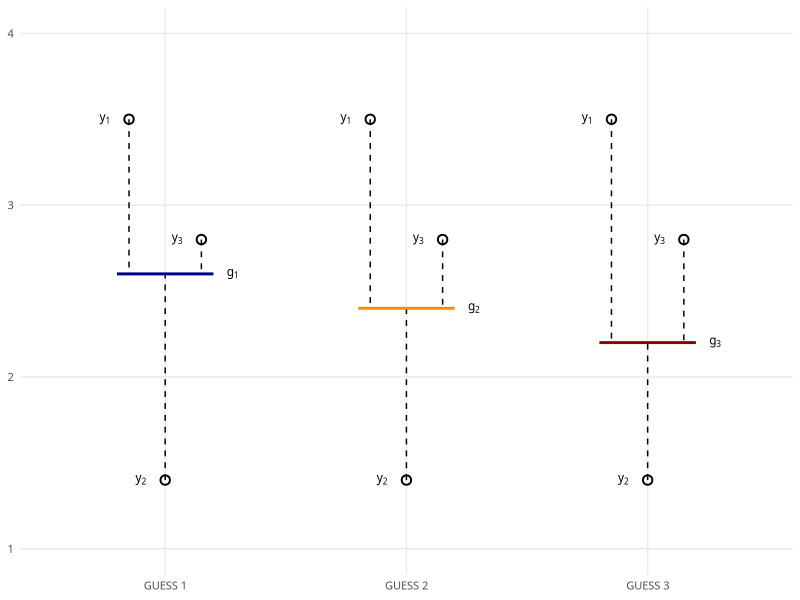

R code for this plot:
## ---- chunk 1
#| echo: FALSE 
#| message: FALSE
#| warning: FALSE
#| fig-align: "center"
#| fig-width: 4.5
#| fig-height: 2.5
#| out-width: "80%"
#| label: fig-plot
#| fig-cap: Schematic representing the process of how to search for the mean
library("tidyverse")
d <- tibble(guess = rep(c("GUESS 1", "GUESS 2", "GUESS 3"), 
                        each = 3),
            y = rep(c(1, 3, 4), 3))
d %>% 
  ggplot(aes(x = guess, 
             y = y)) +
  geom_point(alpha = 0) +
  annotate("point", x = c(0.85, 1.85, 2.85), 
           y = 3.5, 
           shape = 21, 
           size = 2.5, 
           stroke = 1) +
  annotate("text", x = c(0.75, 1.75, 2.75), 
           y = 3.5, 
           label = "y[1]", 
           size = 3, 
           parse = TRUE, 
           family = "Nunito Sans") +
  annotate("point", x = c(1.15, 2.15, 3.15), 
           y = 2.8, 
           shape = 21, 
           size = 2.5, 
           stroke = 1) +
  annotate("text", x = c(1.05, 2.05, 3.05), 
           y = 2.8, 
           label = "y[3]", 
           size = 3, 
           parse = TRUE, 
           family = "Nunito Sans") +
  annotate("point", x = c(1, 2, 3), 
           y = 1.4, 
           shape = 21, 
           size = 2.5, 
           stroke = 1) +
  annotate("text", x = c(0.9, 1.9, 2.9), 
           y = 1.4, 
           label = "y[2]", 
           size = 3, 
           parse = TRUE, 
           family = "Nunito Sans") +
  annotate("segment", 
           y = 3.5, 
           yend = 2.6, 
           x = 0.85, 
           linetype = "dashed") +
  annotate("segment", 
           y = 2.8, 
           yend = 2.6, 
           x = 1.15, 
           linetype = "dashed") +
  annotate("segment", 
           y = 1.4, 
           yend = 2.6, 
           x = 1, 
           linetype = "dashed") +
  annotate("segment", 
           x = 0.8,
           xend = 1.2, 
           y = 2.6, 
           color = "darkblue", 
           linewidth = 1) +
  annotate("text", 
           y = 2.6, 
           x = 1.28,
           label = "g[1]",
           size = 3,
           parse = TRUE, 
           family = "Nunito Sans") +
  annotate("segment", 
           y = 3.5, 
           yend = 2.4, 
           x = 1.85, 
           linetype = "dashed") +
  annotate("segment", 
           y = 2.8, 
           yend = 2.4, 
           x = 2.15, 
           linetype = "dashed") +
  annotate("segment", 
           y = 1.4, 
           yend = 2.4, 
           x = 2, 
           linetype = "dashed") +
  annotate("segment", 
           x = 1.8,
           xend = 2.2, 
           y = 2.4, 
           color = "darkorange", 
           linewidth = 1) +
  annotate("text", 
           y = 2.4, 
           x = 2.28,
           label = "g[2]",
           size = 3,
           parse = TRUE, 
           family = "Nunito Sans") +
  annotate("segment", 
           y = 3.5, 
           yend = 2.2, 
           x = 2.85, 
           linetype = "dashed") +
  annotate("segment", 
           y = 2.8, 
           yend = 2.2, 
           x = 3.15, 
           linetype = "dashed") +
  annotate("segment", 
           y = 1.4, 
           yend = 2.2, 
           x = 3, 
           linetype = "dashed") +
  annotate("segment", 
           x = 2.8,
           xend = 3.2, 
           y = 2.2, 
           color = "darkred", 
           linewidth = 1) +
  annotate("text", 
           y = 2.2, 
           x = 3.28,
           label = "g[3]",
           size = 3,
           parse = TRUE, 
           family = "Nunito Sans") +
  labs(y = NULL, 
       x = NULL) +
  theme_minimal() +
  theme(panel.grid.minor = element_blank(), 
        text = element_text(size = 10, family = "Nunito Sans", face = "plain"))
